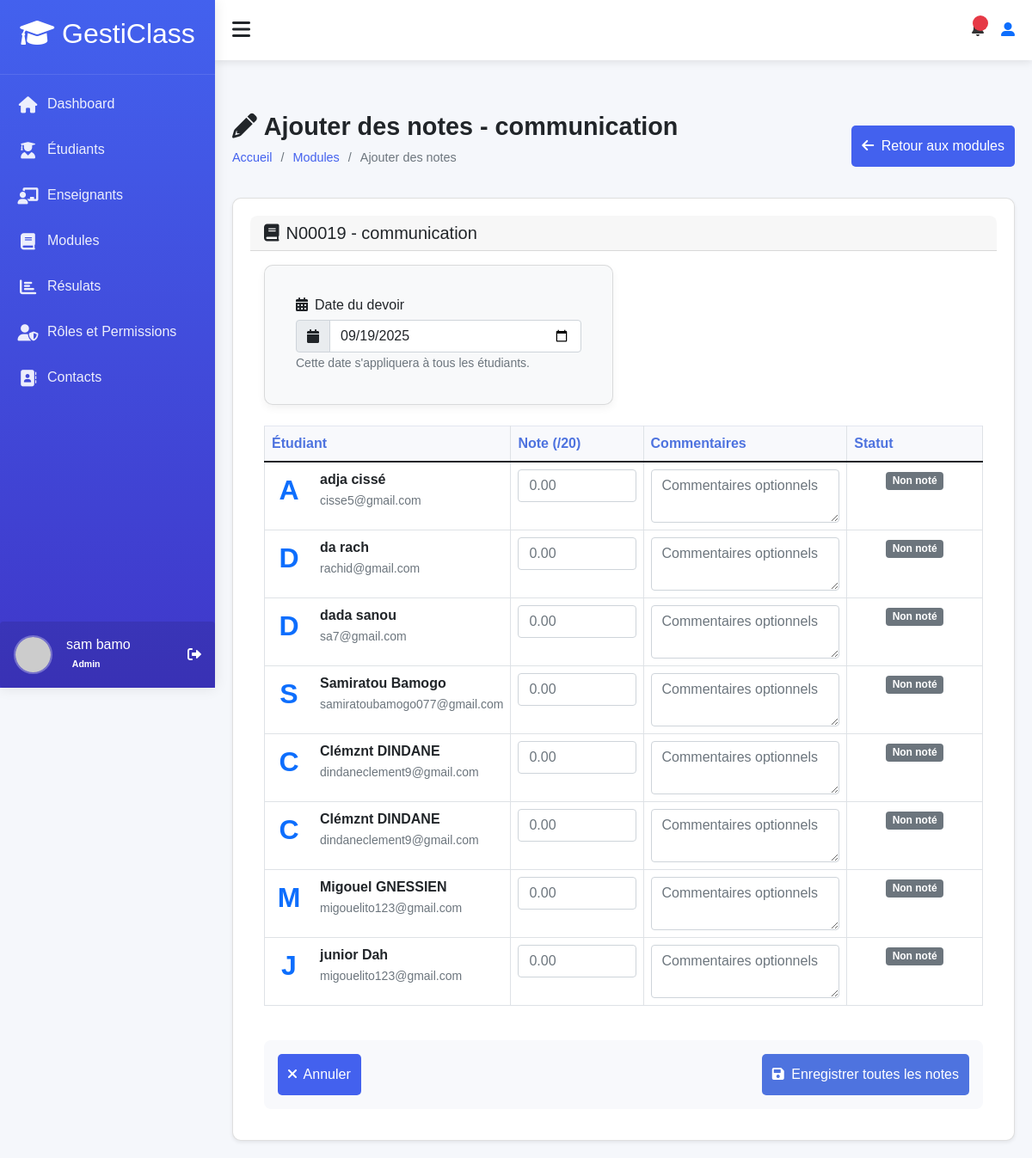
/accounts/module/4/add-grades/ (signed in), run on an earlier commit of the app's database.
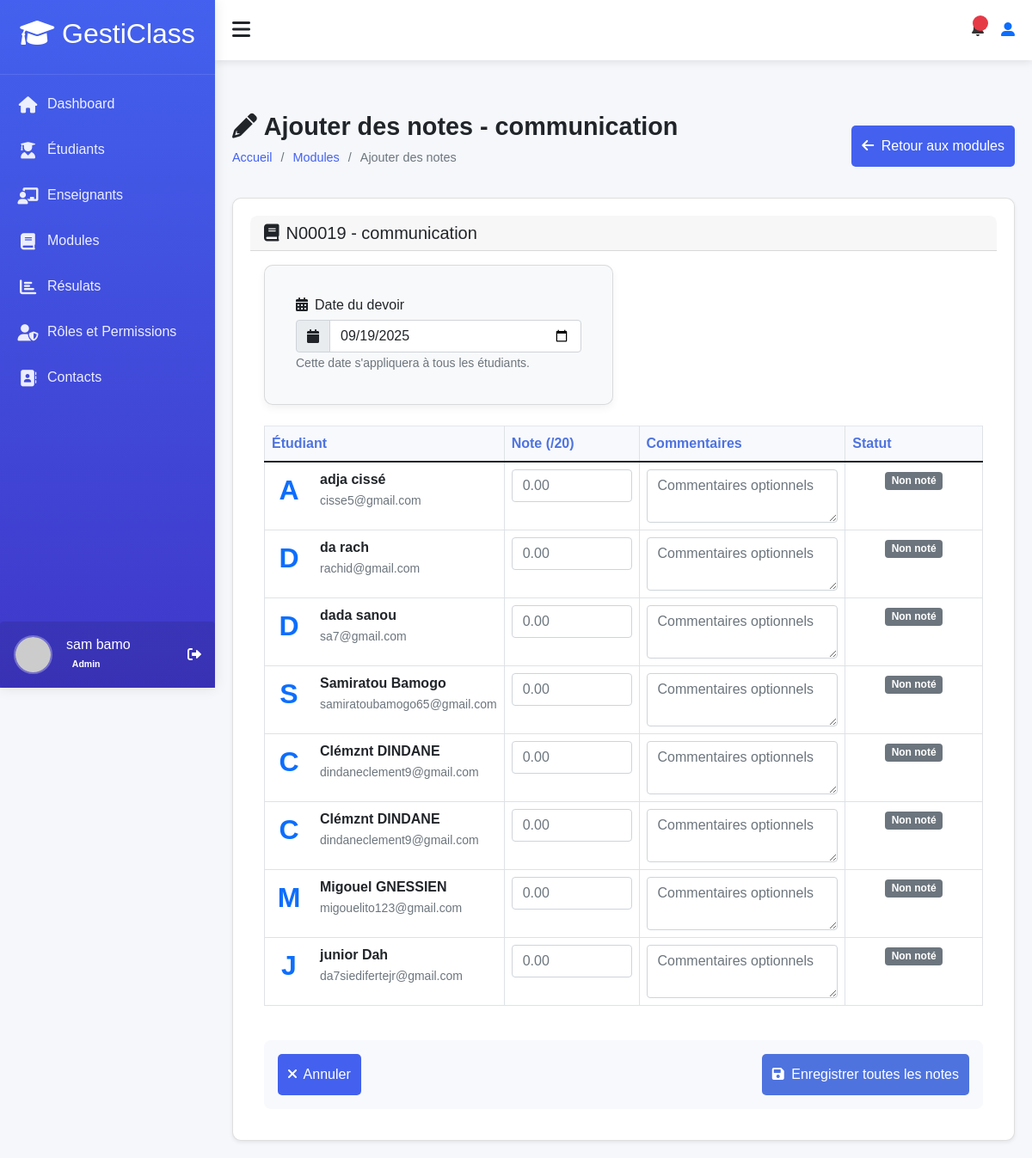
And on a later commit of the database.
### accounts/models.py (models this page shows, shortened)
class User(AbstractUser):
    ROLE_CHOICES = (
        ('admin', 'Administrateur'),
        ('teacher', 'Enseignant'),
        ('student', 'Élève'),
    )
    profil = models.CharField(max_length=10, choices=ROLE_CHOICES, default='student')
    phone = models.CharField(max_length=20, blank=True)
    birth_date = models.DateField(null=True, blank=True)
    photo = models.ImageField(upload_to='users/', null=True, blank=True)
    specialty = models.CharField(max_length=100, null=True, blank=True)
    hire_date = models.DateField(null=True, blank=True)
    address = models.TextField(blank=True)
    phone_number = models.CharField(max_length=15, blank=True)
    date_of_birth = models.DateField(null=True, blank=True)
    class Meta:
        permissions = [
        ("peut_acceder_module", "Peut acceder au module"),
        ("peut_acceder_aux_eleve", "Peut acceder aux eleves"),
        ("peut_acceder_aux_enseignants", "peut acceder aux enseigants"),
        ("peut_acceder_aux_roles", "peut acceder aux roles"),
        ("peut_acceder_au_dashboard", "Peut accéder au tableau de bord "),
        ("dashboard", "Peut voir les infos utiles  pour des étudiants"),
        ("peut_voir_infos_utile_teacher", "Peut voir les infos utiles pour des enseignants"),
        ("peut_agir_infos_utile_student", "Peut agir sur les infos utiles pour des étudiants"),
        ("peut_agir_infos_utile_teacher", "Peut agir sur les infos utiles pour des enseignants"),
        ("can_view_student_performance_data", "Peut voir ses données de performance  étudiants"),
        ("can_view_teacher_module_performance_data", "Peut voir les données de performance des modules des enseignants"),
        ("can_view_all_students_performance_data ", "Peut voir les données de performance de tous les étudiants"),
        ("can_view_student_list", "Peut voir la liste des étudiants"),
        ("can_view_teacher_list", "Peut voir la liste des enseignants"),
        ("can_view_module_list", "Peut voir la liste des modules"),
        ("can_view_results_list", "Peut voir la liste résultats"),
        ("can_view_suggestions_list", "Peut voir la liste des suggestions"),
        ("can_delete_suggestion", "Peut supprimer une suggestion"),
        ("can_delete_result", "Peut supprimer un résultat"),
        ("can_view_module_details", "Peut les details d'un module"),
        ("can_view_student_details", "Peut voir les détails d'un étudiant"),
        ("can_view_teacher_details", "Peut voir les détails d'un enseignant"),
        ("can_view_own_details", "Peut voir ses propres détails"),
        ("cans_view_results", "Peut voir les résultats"),
        ("can_view_own_results", "Peut voir ses propres résultats"),
        ("can_view_section__admin", "Peut voir la d'administration des section"),
        ("view_role", "Peut voir les rôles"),
        ("add_role", "Peut ajouter un rôle"),
        ("change_role", "Peut modifier un rôle"),
        ("delete_role", "Peut supprimer un rôle"),
        ("assign_role", "Peut assigner des rôles"),
        ("view_timetable", "Peut voir l'emploi du temps"),
        ("manage_timetable", "Peut gérer l'emploi du temps"),
        ("can_add_teacher", "Peut ajouter un enseignant"),
        ("can_add_student", "Peut ajouter un étudiant"),
        ("can_change_teacher", "Peut modifier un enseignant"),
        ("can_change_student", "Peut modifier un étudiant"),
        ("can_delete_teacher", "Peut supprimer un enseignant"),
        ("can_delete_student", "Peut supprimer un étudiant"),
        ("can_view_schoolinfo", "Peut voir les informations de l'école"),
        ("can_add_schoolinfo", "Peut ajouter les informations de l'école"),
        ("can_change_schoolinfo", "Peut modifier les informations de l'école"),
        ("can_delete_schoolinfo", "Peut supprimer les informations de l'école"),
        ]

### accounts/views.py (the view, shortened to what this page needs)
# urls.py: path('module/<int:module_id>/add-grades/', views.add_grades, name='add_grades'),
@login_required
def add_grades(request, module_id):
    module = get_object_or_404(Module, id=module_id)
    students = User.objects.filter(profil='student')
    existing_results = {}
    for result in Result.objects.filter(module=module):
        existing_results[result.student.id] = result
    context = {
        'module': module,
        'students': students,
        'existing_results': existing_results,
    }
    return render(request, 'modules/add_grades.html', context)

### accounts/templates/modules/add_grades.html (shortened to what the changed rows need)
{% extends "models/base.html" %}
{% load static %}
{% block content %}
<div class="content">
    <div class="page-title">
        <div>
            <h2><i class="fas fa-pencil-alt me-2"></i>Ajouter des notes - {{ module.name }}</h2>
        </div>
    </div>
    <div class="card shadow-sm">
        <div class="card-body">
            <form method="post">
                <div class="table-responsive">
                    <table class="table table-bordered table-hover">
                        <thead style="background-color: #f8f9fc;">
                            <tr>
                                <th style="width: 30%;">Étudiant</th>
                                <th style="width: 20%;">Note (/20)</th>
                                <th style="width: 30%;">Commentaires</th>
                                <th style="width: 20%;">Statut</th>
                            </tr>
                        </thead>
                        <tbody>
                            {% for student in students %}
                            <tr>
                                <td>
                                    <div class="d-flex align-items-center">
                                        <div class="symbol symbol-circle symbol-40 me-3">
                                            <div class="symbol-label fs-2 fw-bold text-primary bg-light-primary">
                                                {{ student.get_full_name|first|upper }}
                                            </div>
                                        </div>
                                        <div>
                                            <strong>{{ student.get_full_name }}</strong>
                                            <br>
                                            <small class="text-muted">{{ student.email }}</small>
                                        </div>
                                    </div>
                                </td>
                                <td>
                                    <input type="number"
                                           name="score_{{ student.id }}"
                                           class="form-control"
                                           min="0"
                                           max="20"
                                           step="0.01"
                                           placeholder="0.00"
                                           value="{% for result in existing_results %}{% if result.student.id == student.id %}{{ result.score }}{% endif %}{% endfor %}">
                                </td>
                                <td>
                                    <textarea name="comments_{{ student.id }}"
                                              class="form-control"
                                              rows="2"
                                              placeholder="Commentaires optionnels">{% for result in existing_results %}{% if result.student.id == student.id %}{{ result.comments }}{% endif %}{% endfor %}</textarea>
                                </td>
                                <td class="text-center">
                                    {% for result in existing_results %}
                                        {% if result.student.id == student.id %}
                                            <span class="badge bg-success">Déjà noté</span>
                                            <br>
                                            <small class="text-muted">le {{ result.exam_date|date:"d/m/Y" }}</small>
                                        {% endif %}
                                    {% empty %}
                                        <span class="badge bg-secondary">Non noté</span>
                                    {% endfor %}
                                </td>
                            </tr>
                            {% endfor %}
                        </tbody>
                    </table>
                </div>
            </form>
        </div>
    </div>
</div>
{% endblock %}

What changed in the data, as far as the page shows it:
changed User "Samiratou Bamogo": email "samiratoubamogo077@gmail.com" → "samiratoubamogo65@gmail.com"
changed User "junior Dah": email "migouelito123@gmail.com" → "da7siedifertejr@gmail.com"
